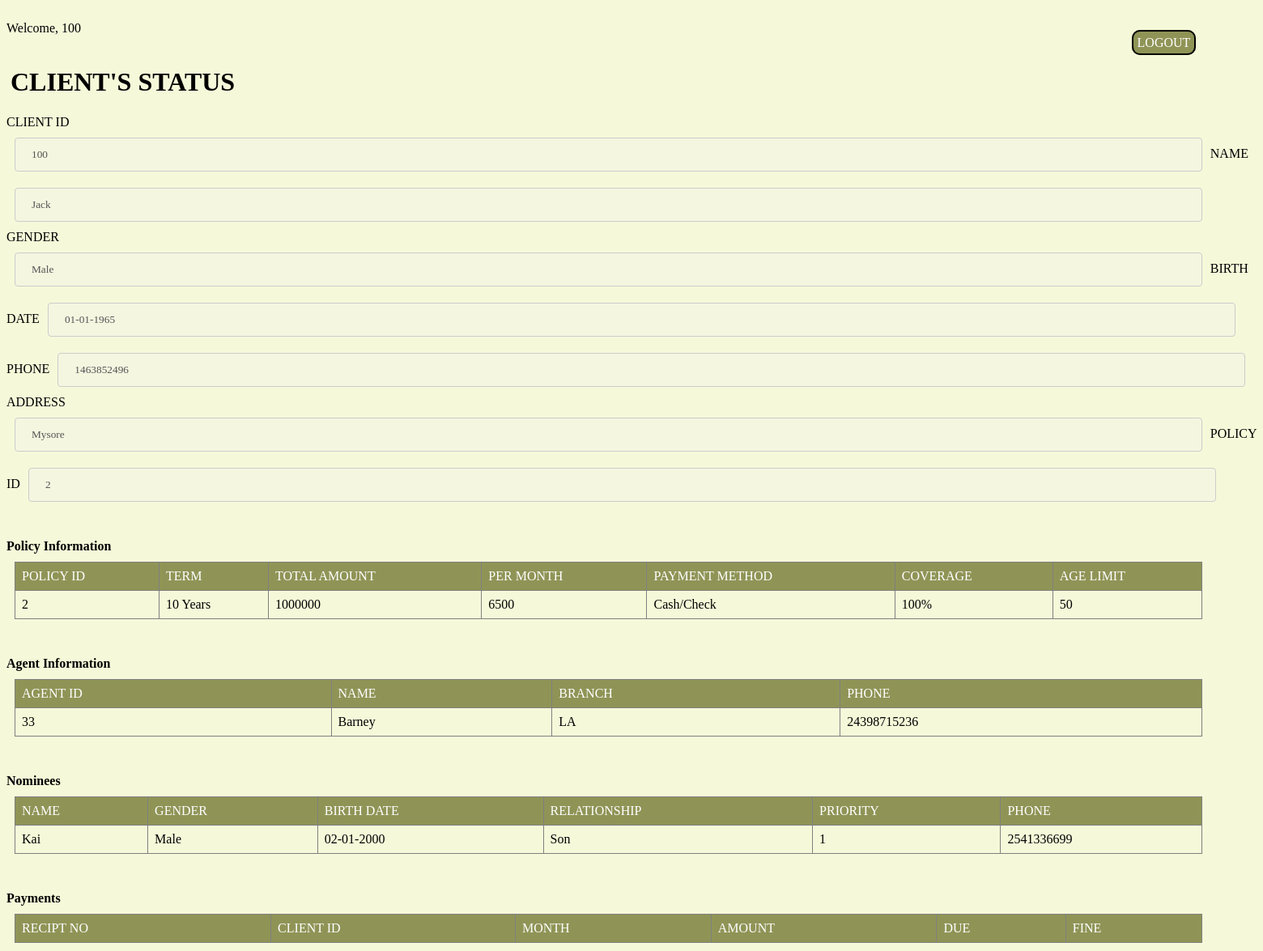
The page /lims/clientHome.php (signed in) on the database its author committed.
### tables this page shows
CREATE TABLE `client` (
  `client_id` varchar(200) NOT NULL,
  `client_password` varchar(30) NOT NULL,
  `name` varchar(50) NOT NULL,
  `sex` varchar(20) NOT NULL,
  `birth_date` varchar(20) NOT NULL,
  `phone` varchar(20) NOT NULL,
  `address` varchar(50) NOT NULL,
  `policy_id` varchar(50) NOT NULL,
  `agent_id` varchar(20) NOT NULL
);

CREATE TABLE `policy` (
  `policy_id` varchar(50) NOT NULL,
  `term` varchar(50) NOT NULL,
  `health_status` varchar(50) NOT NULL,
  `system` varchar(50) NOT NULL,
  `payment_method` varchar(50) NOT NULL,
  `coverage` varchar(50) NOT NULL,
  `age_limit` varchar(20) NOT NULL
);

CREATE TABLE `agent` (
  `agent_id` varchar(50) NOT NULL,
  `agent_password` varchar(30) NOT NULL,
  `name` varchar(50) NOT NULL,
  `branch` varchar(50) NOT NULL,
  `phone` varchar(50) NOT NULL
);

CREATE TABLE `nominee` (
  `nominee_id` varchar(200) NOT NULL,
  `client_id` varchar(100) NOT NULL,
  `name` varchar(50) NOT NULL,
  `sex` varchar(20) NOT NULL,
  `birth_date` varchar(50) NOT NULL,
  `relationship` varchar(20) NOT NULL,
  `priority` varchar(20) NOT NULL,
  `phone` varchar(50) NOT NULL
);

### lims/clientHome.php (the view, shortened to what this page needs)
<!DOCTYPE html>
<html>
<head>
	<?php
	include 'connection.php';
	?>
</head>
<body style="background-color: #f6f9d9; font-family: Georgia;">
	<br>
	<?php
	echo "Welcome,  " . $_SESSION["username"];
	?>
	<a href="<?php echo "logout.php" ?>" class="logout" title="Logout">LOGOUT</a>
	<h1 class="heading">Client's Status</h1>
	<?php
	$client_id = $_SESSION["username"];
	$sql = "SELECT * from client where client_id='$client_id'";
	$result = mysqli_query($conn, $sql);
	$policy_id = "";
	while ($row = $result->fetch_assoc()) {
		echo "<label for=\"fname\">CLIENT ID</label>";
		echo "<input disabled type=\"text\" client_id=\"fname\" name=\"client_id\" placeholder=\"Your id..\" value=\"$row[client_id]\">";
		echo "<label for=\"fname\">NAME</label>";
		echo "<input disabled type=\"text\" client_id=\"fname\" name=\"name\" placeholder=\"Your Name..\" value=\"$row[name]\">";
		echo "<label for=\"fname\">GENDER</label>";
		echo "<input disabled type=\"text\" client_id=\"fname\" name=\"sex\" placeholder=\"Your Gender..\" value=\"$row[sex]\">";
		echo "<label for=\"fname\">BIRTH DATE</label>";
		echo "<input disabled type=\"text\" client_id=\"fname\" name=\"birth_date\" placeholder=\"Your Birth Date..\" value=\"$row[birth_date]\">";
		echo "<label for=\"fname\">PHONE</label>";
		echo "<input disabled type=\"text\" client_id=\"fname\" name=\"phone\" placeholder=\"Your Phone..\" value=\"$row[phone]\">";
		echo "<label for=\"fname\">ADDRESS</label>";
		echo "<input disabled type=\"text\" client_id=\"fname\" name=\"address\" placeholder=\"Your Address..\" value=\"$row[address]\">";
		echo "<label for=\"fname\">POLICY ID</label>";
		echo "<input disabled type=\"text\" client_id=\"fname\" name=\"policy_id\" placeholder=\"policy id..\" value=\"$row[policy_id]\">";
		$policy_id = $row["policy_id"];
		$c_id      = $row["client_id"];
		$agent_id  = $row["agent_id"];
	}
	echo "<br>\n";
	echo "<br>\n";
	$sql = "SELECT policy_id,term,health_status,system,payment_method,coverage, age_limit FROM policy where policy_id ='$policy_id'";
	$result = mysqli_query($conn, $sql);
	echo "<table class=\"table\">\n";
	echo "  <tr>\n";
	echo "    <th>POLICY ID</th>\n";
	echo "    <th>TERM</th>\n";
	echo "    <th>TOTAL AMOUNT</th>\n";
	echo "    <th>PER MONTH</th>\n";
	echo "    <th>PAYMENT METHOD</th>\n";
	echo "    <th>COVERAGE</th>\n";
	echo "    <th>AGE LIMIT</th>\n";
	echo "  </tr>";
	if ($result->num_rows > 0) {
		while ($row = $result->fetch_assoc()) {
			echo "<tr>\n";
			echo "    <td>" . $row["policy_id"] . "</td>\n";
			echo "    <td>" . $row["term"] . "</td>\n";
			echo "    <td>" . $row["health_status"] . "</td>\n";
			echo "    <td>" . $row["system"] . "</td>\n";
			echo "    <td>" . $row["payment_method"] . "</td>\n";
			echo "    <td>" . $row["coverage"] . "</td>\n";
			echo "    <td>" . $row["age_limit"] . "</td>\n";
		}
	}
	?>
	<?php
	echo "<br>\n";
	echo '<b>Policy Information</b>';
	$sql = "SELECT agent_id, name ,branch, phone FROM agent where agent_id='$agent_id'";
	$result = mysqli_query($conn, $sql);
	echo "<table class=\"table\">\n";
	echo "  <tr>\n";
	echo "    <th>AGENT ID</th>\n";
	echo "    <th>NAME</th>\n";
	echo "    <th>BRANCH</th>\n";
	echo "    <th>PHONE</th>\n";
	echo "  </tr>";
	if ($result->num_rows > 0) {
		while ($row = $result->fetch_assoc()) {
			echo "<tr>\n";
			echo "    <td>" . $row["agent_id"] . "</td>\n";
			echo "    <td>" . $row["name"] . "</td>\n";
			echo "    <td>" . $row["branch"] . "</td>\n";
			echo "    <td>" . $row["phone"] . "</td>\n";
		}
	}
	echo "<br>\n";
	echo "<br>\n";
	echo '<b>Agent Information</b>';
	$sql = "SELECT * FROM nominee where client_id='$c_id'";
	$result = mysqli_query($conn, $sql);
	echo "<table class=\"table\">\n";
	echo "  <tr>\n";
	echo "    <th>NAME</th>\n";
	echo "    <th>GENDER</th>\n";
	echo "    <th>BIRTH DATE</th>\n";
	echo "    <th>RELATIONSHIP</th>\n";
	echo "    <th>PRIORITY</th>\n";
	echo "    <th>PHONE</th>\n";
	echo "  </tr>";
	if ($result->num_rows > 0) {
		while ($row = $result->fetch_assoc()) {
			echo "<tr>\n";
			echo "    <td>" . $row["name"] . "</td>\n";
			echo "    <td>" . $row["sex"] . "</td>\n";
			echo "    <td>" . $row["birth_date"] . "</td>\n";
			echo "    <td>" . $row["relationship"] . "</td>\n";
			echo "    <td>" . $row["priority"] . "</td>\n";
			echo "    <td>" . $row["phone"] . "</td>\n";
		}
	}
	echo "<br>\n";
	echo "<br>\n";
	echo '<b>Nominees</b>';
	echo "<table class=\"table\">\n";
	echo "  <tr>\n";
	echo "    <th>RECIPT NO</th>\n";
	echo "    <th>CLIENT ID</th>\n";
	echo "    <th>MONTH</th>\n";
	echo "    <th>AMOUNT</th>\n";
	echo "    <th>DUE</th>\n";
	echo "    <th>FINE</th>\n";
	echo "  </tr>";
	echo "<br>\n";
	echo "<br>\n";
	echo '<b>Payments</b>';
	echo "</table>\n";
	?>
</body>
</html>

### lims/clientHome.php (style rules this page uses)
.logout { text-decoration: none; margin: 90%; border: 2px solid black; padding: 5px; border-radius: 10px; color: white; background-color: #8f9456; }
input[type=text], select { font-family: Georgia; width: 95%; padding: 12px 20px; margin: 10px; display: inline-block; border: 1px solid #ccc; border-radius: 4px; box-sizing: border-box; }
table { border-collapse: collapse; width: 95%; margin: 10px; font-size: 100%; }
td, th { border: 1px solid grey; text-align: left; padding: 8px; text-decoration: none; }
th { background-color: #8f9456; color: white; font-weight: lighter; }
.heading { margin-left: 5px; font-weight: 800; text-transform: uppercase; }

### rows shown on the page
client: client_id "100", name "Jack", sex "Male", birth_date "01-01-1965", phone "1463852496", address "Mysore", policy_id "2"
policy: policy_id "2", term "10 Years", health_status "1000000", system "6500", payment_method "Cash/Check", coverage "100%", age_limit "50"
agent: agent_id "33", name "Barney", branch "LA", phone "24398715236"
nominee: name "Kai", sex "Male", birth_date "02-01-2000", relationship "Son", priority "1", phone "2541336699"

### other values the page prints
$_SESSION["username"] "100"
